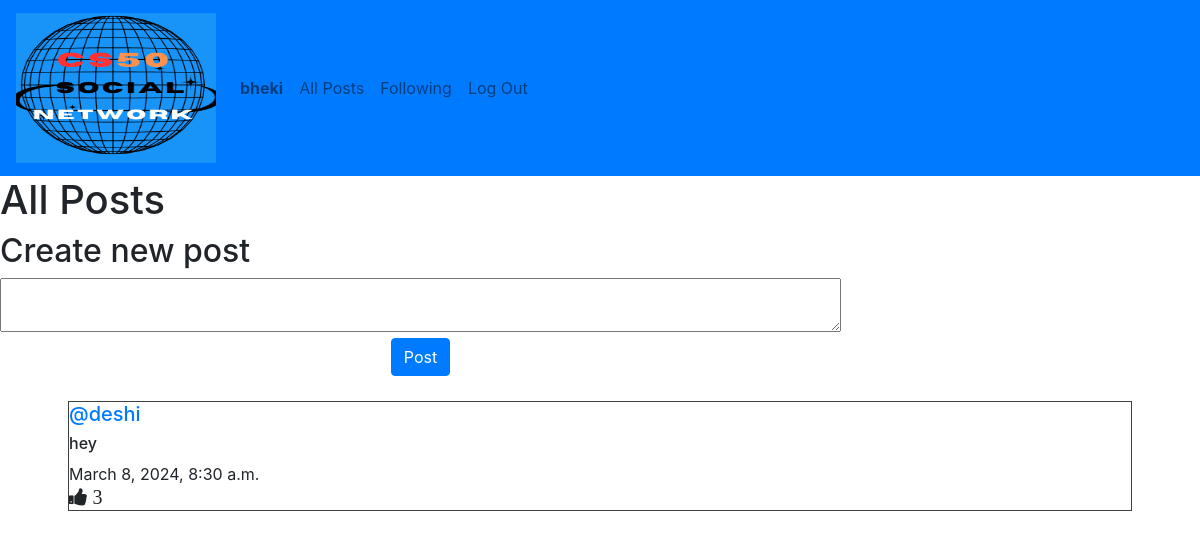
Page /following (signed in) on the committed database.
### network/models.py (models this page shows, shortened)
class User(AbstractUser):
    pass

class Post(models.Model):
    user = models.ForeignKey(User, on_delete=models.CASCADE, related_name="author")
    content = models.TextField()
    created_at = models.DateTimeField(auto_now_add=True)
    likes_count = models.IntegerField(default=0)

### network/views.py (the view)
# urls.py: path("following", views.following, name="following"),
def following(request):
    current_user = User.objects.get(pk=request.user.id)
    following_people = Follow.objects.filter(user=current_user)
    all_posts = Post.objects.all().order_by('id').reverse()
    following_posts = []
    for post in all_posts:
        for person in following_people:
            if person.follower == post.user:
                following_posts.append(post)
    paginator = Paginator(following_posts, 10)
    page_number = request.GET.get('page')
    posts_of_page = paginator.get_page(page_number)
    return render(request, "network/index.html", {
        "posts_of_page": posts_of_page
    })
    return

### network/templates/network/index.html (shortened to what this page needs)
{% extends "network/layout.html" %}
{% block body %}
<h1>All Posts</h1>
        {% if user.is_authenticated %}
        <div class="new-post">
            <h2> Create new post</h2>
            <form action="{% url 'new_post' %}" method="post">
                <textarea name="content" row="4" cols="80"></textarea><br>
                <div style="text-align:center"><input type="submit" value="Post" class="btn btn-primary"></div>
            </form>
        </div>
        {% endif %}
        <div class="all-posts mx-5">
            {% for post in posts_of_page %}
                <div class="row post">
                    <h5 class="username"> <a href="{% url 'profile' user_id=post.user.id %}">@{{ post.user }}</a></a></h5>
                    <div class="content"><h6 class="content" id="content_{{ post.id }}"  >{{ post.content }}</h6></div>
                    <div class="date">{{ post.created_at }}</div>
                    {% if user.is_authenticated %}
                        {% if user == post.user %}
                            <div class="d-flex justify-content-around">
                                <button class="btn btn-primary" data-toggle="modal" data-target="#modal_edit_post_{{ post.id }}">Edit post</button>
                            </div>
                            <div class="modal fade" id="modal_edit_post_{{ post.id }}" tabindex="-1" role="dialog" aria-hidden="true" aria-labelledby="modal_edit_post_{{ post.id }}">
                                <div class="modal-dialog" role="document">
                                  <div class="modal-content">
                                    <div class="modal-header">
                                      <h5 class="modal-title">Edit post</h5>
                                      <button type="button" class="close" data-dismiss="modal" aria-label="Close">
                                        <span aria-hidden="true">&times;</span>
                                      </button>
                                    </div>
                                    <div class="modal-body">
                                    <textarea rows="5" id="textarea_{{ post.id }}" class="form-control" name="content">{{ post.content }}</textarea>
                                    </div>
                                    <div class="modal-footer">
                                      <button type="button" class="btn btn-primary" onclick="submitFunction('{{ post.id }}')">Save changes</button>
                                      <button type="button" class="btn btn-secondary" data-dismiss="modal">Close</button>
                                    </div>
                                  </div>
                                </div>
                              </div>
                              {% else %}
                              <div>
                                <i class="fa fa-thumbs-up" onclick="likeFunction('{{ post.id }}')" id="{{ post.id}}">
                                <span id="likes-count_{{ post.id }}">{{ post.likes_count }}</span>
                                </i>
                              </div>
                        {% endif %}
                    {% endif %}
                </div>
            {% endfor %}
        </div>
{% endblock %}

### network/templates/network/layout.html (shortened to what this page needs)
{% load static %}
<!DOCTYPE html>
<html lang="en">
    <head>
        <link rel="stylesheet" href="https://cdnjs.cloudflare.com/ajax/libs/font-awesome/4.7.0/css/font-awesome.min.css">
        <link rel="stylesheet" href="https://stackpath.bootstrapcdn.com/bootstrap/4.4.1/css/bootstrap.min.css">
        <link href="{% static 'network/styles.css' %}" rel="stylesheet">
    </head>
    <body>
        <nav class="navbar navbar-expand-lg navbar-light bg-primary">
            <a class="navbar-brand" href="{% url 'index' %}">
            <img src="{% static '/network/image/logo-net.png' %}" style="width: 200px; height: 150px;"></a>
            <div>
              <ul class="navbar-nav mr-auto">
                {% if user.is_authenticated %}
                    <li class="nav-item">
                        <a class="nav-link" href="{% url 'profile' user_id=user.id %}"><strong>{{ user.username }}</strong></a>
                    </li>
                {% endif %}
                <li class="nav-item">
                  <a class="nav-link" href="{% url 'index' %}">All Posts</a>
                </li>
                {% if user.is_authenticated %}
                    <li class="nav-item">
                        <a class="nav-link" href="{% url 'following' %}">Following</a>
                    </li>
                    <li class="nav-item">
                        <a class="nav-link" href="{% url 'logout' %}">Log Out</a>
                    </li>
                {% endif %}
              </ul>
            </div>
          </nav>
        <div class="body">
            {% block body %}
            {% endblock %}
        </div>
    </body>
</html>

### network/static/network/styles.css (style rules this page uses)
.new-post { display: flex; flex-direction: column; justify-content: flex-start; align-items: flex-start; }
.all-posts { display: flex; flex-direction: column; justify-content: flex-start; margin: 20px; }
.post { border: 0.1px solid rgb(63, 65, 63); display: flex; justify-content: center; flex-direction: column; box-sizing: border-box; margin: 5px 20px; }
.fa { font-size: 20px; cursor: pointer; user-select: none; }

### rows in the picture
User: username "bheki"
Post: user "deshi", content "hey", created_at "March 8, 2024, 8:30 a.m.", likes_count "3"
